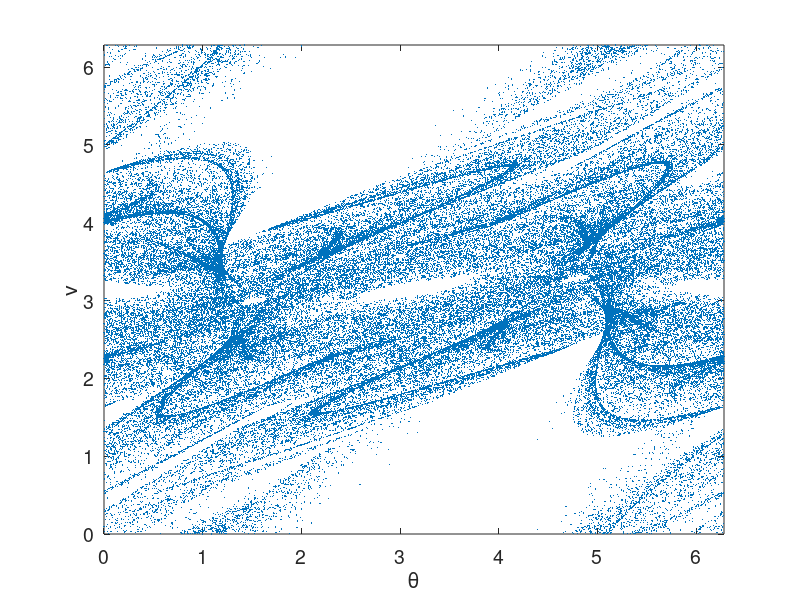

Recreate this plot in MATLAB.
N = 100000;
t = [1:N];

v = zeros(1,N);
theta = v;

v(1) = 0.1;
theta(2) = 1;

set(0,'DefaultAxesFontSize',14)

K = 8;

for n = 2:N-1
    
    v(n+1) = mod(v(n) + K*exp(-abs(theta(n)-theta(n-1)))*sin(theta(n)),2*pi);
    % v(n+1) = mod(v(n) + K*sin(theta(n)),2*pi);
    theta(n+1) = mod(theta(n) + v(n+1),2*pi);
    
end


% h = plot(t,theta,'.','MarkerSize',20);
% xlabel('n')
% ylabel('\theta')

h = plot(theta,v,'.','MarkerSize',1);
xlabel('\theta')
ylabel('v')
axis([0 2*pi 0 2*pi])

%%% Histograms %%%
% 
% [f,theta] = hist(theta,N);
% 
% bar(theta,f/sum(f));
% alw = 0.75;    % AxesLineWidth
% fsz = 28;      % Fontsize
% xlabel('\theta')
% ylabel('Probability')

% x = cos(theta);
% y = sin(theta);
% z = f;
% col = f;  % This is the color, vary with f in this case.
% surface([x;x],[y;y],[z;z],[col;col],...
%         'facecol','no',...
%         'edgecol','interp',...
%         'linew',5);
% axis([-1.5 1.5 -1.5 1.5])
% axis off
